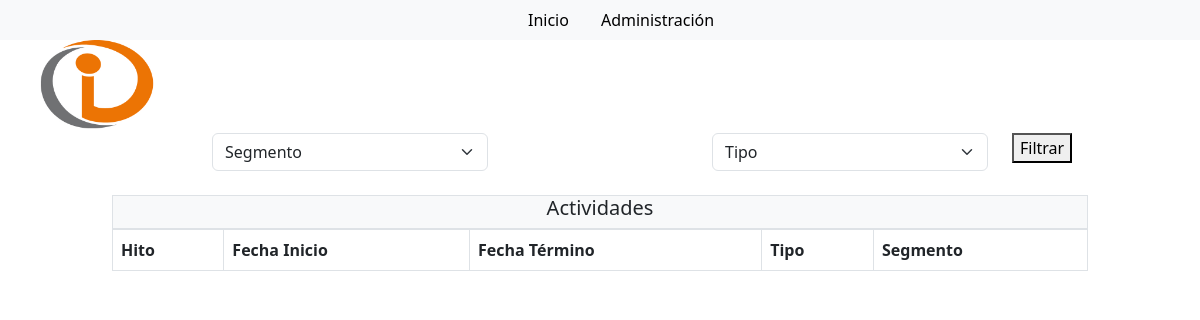
The app's page /, older data.
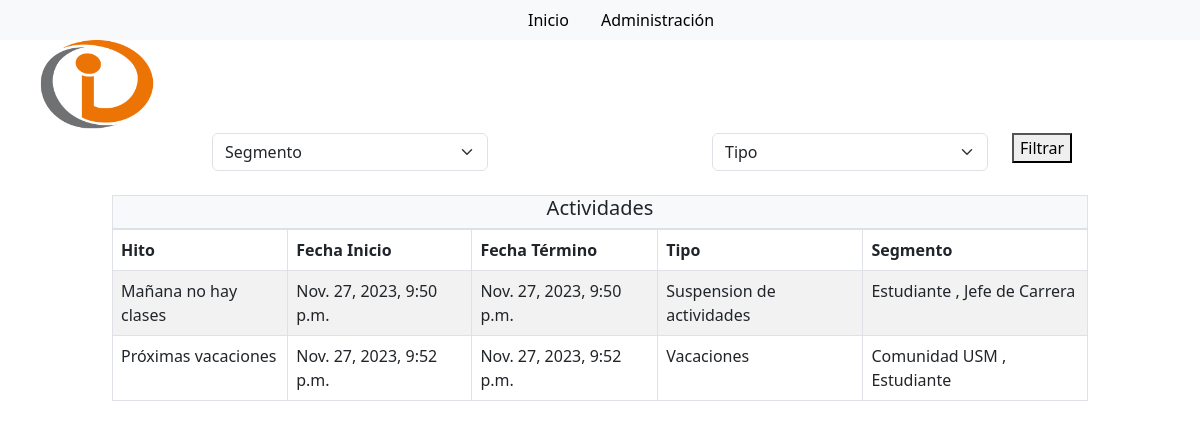
The same page, newer data.
### core/models.py (models this page shows, shortened)
class Evento(models.Model):
    fecha_inicio = models.DateTimeField(auto_now_add=False)
    fecha_termino = models.DateTimeField(auto_now_add=False)
    Titulo = models.CharField(max_length=55)
    Descripcion = models.CharField(max_length=105)
    TIPO_CHOICES = [
        ('V', 'Vacaciones'),
        ('F', 'Feriado'),
        ('S_A', 'Suspension de actividades'),
        ('S_A_PM', 'Suspension de actividades (PM)'),
        ('P', 'Periodo Lectivo'),
        ('S_E', 'Suspension de evaluaciones'),
        ('C', 'Ceremonia'),
        ('E', 'EDDA'),
        ('A', 'Ayudantias'),
        ('H', 'Hito Academico'),
        ('S', 'Secretaria Academica'),
        ('Q', 'QAI'),
    ]
    Tipo = models.CharField(max_length=30, choices=TIPO_CHOICES)
    Segmento = models.ManyToManyField(Segmento, related_name='eventos')

class Segmento(models.Model):
    SEGMENTO_CHOICES = [
        ('Comunidad USM', 'Comunidad USM'),
        ('Estudiante', 'Estudiante'),
        ('Profesor', 'Profesor'),
        ('Jefe de Carrera', 'Jefe de Carrera'),
    ]
    nombre = models.CharField(max_length=35, choices=SEGMENTO_CHOICES)

### core/views.py (the view, shortened to what this page needs)
# urls.py: path('', views.index, name='home'),
def index(request):
    title = ""
    eventos = Evento.objects.all()
    form = EventoFilter(request.GET)
    data = {
        "title": title,
        'segmentos_totales': Segmento.objects.count(),
        'segmentos': Segmento.objects.all(),
        'tipos': Evento.TIPO_CHOICES,
        'eventos': eventos,
        'form': form
    }
    return render(request, 'base.html', data)

### core/forms.py
class EventoFilter(forms.ModelForm):
    class Meta:
        model = Evento
        fields = ['Segmento', 'Tipo']
    Segmento = forms.ModelMultipleChoiceField(
        queryset=Segmento.objects.all(),
        widget=forms.CheckboxSelectMultiple,
    )
    Tipo = forms.ChoiceField(choices=Evento.TIPO_CHOICES, required=False)

### core/templates/base.html (shortened to what this page needs)
{% load static %}
<!DOCTYPE html>
<html lang="en">
<head>
    <link rel="stylesheet" href="{% static 'core/css/bootstrap.css' %}"/>
    <link rel="stylesheet" href="{% static 'core/css/estilos.css' %}"/>
</head>
<body>
    <div class="container-fluid">
        <div class="row">
            <div class="col-xl-5 d-none d-xl-block d-xxl-none bg-light"></div>
            <div class="col-xl-7 d-none d-xl-block d-xxl-none bg-light">
                <nav id="navbar">
                    <ul class="nav">
                        <li class="nav-item">
                            <a class="nav-link" style="color: black" href="#">Inicio</a>
                        </li>
                        <li class="nav-item">
                            <a class="nav-link" style="color: black" href="admin/">Administración</a>
                        </li>
                    </ul>
                </nav>
            </div>
        </div>
        <form method="get" action="{% url 'home' %}">
            <div class="row">
                <div class="col-2">
                    <img class="img-fluid" src="{%static 'core\logo_INF.png' %}" alt="Logo Departamento Informática">
                </div>
            </div>
            <div class="row">
                <div class="col-2"></div>
                <div class="col-3">
                    <select class="form-select" name="segmento" aria-label="Default select example">
                        <option selected>Segmento</option>
                    </select>
                </div>
                <div class="col-2"></div>
                <div class="col-3">
                    <select class="form-select" name="tipo" aria-label="Default select example">
                        <option selected>Tipo</option>
                    </select>
                </div>
                <div class="col-2"><button type="submit">Filtrar</button> </div>
            </div> <br>
            <div class="row">
                <div class="col-1"></div>
                <div class="col-10">
                    <div class="text-center border bg-light">
                        <h5>Actividades</h5>
                    </div>
                    <table class="table table-bordered table-striped table-hover">
                        <thead>
                            <tr>
                                <th scope="col">Hito</th>
                                <th scope="col">Fecha Inicio</th>
                                <th scope="col">Fecha Término</th>
                                <th scope="col">Tipo</th>
                                <th scope="col">Segmento</th>
                            </tr>
                        </thead>
                        <tbody>
                            {% for evento in eventos %}
                                <tr>
                                    <td>{{ evento.Titulo }}</td>
                                    <td>{{ evento.fecha_inicio }}</td>
                                    <td>{{ evento.fecha_termino }}</td>
                                    <td>
                                      {{ evento.get_Tipo_display }}
                                    </td>
                                    <td>
                                      {% for segmento in evento.Segmento.all %}
                                          {{ segmento.nombre }}
                                          {% if not forloop.last %}, {% endif %}
                                      {% endfor %}
                                    </td>
                                </tr>
                            {% endfor %}
                        </tbody>
                    </table>
                </div>
            </div>
        </form>
    </div>
</body>
</html>

Row changes from the older to the newer data that the page shows:
added Evento: Titulo "Mañana no hay clases", fecha_inicio "Nov. 27, 2023, 9:50 p.m.", fecha_termino "Nov. 27, 2023, 9:50 p.m.", Tipo "Suspension de actividades"
added Segmento: nombre "Estudiante"
added Segmento: nombre "Jefe de Carrera", shown under "Mañana no hay clases"
added Evento: Titulo "Próximas vacaciones", fecha_inicio "Nov. 27, 2023, 9:52 p.m.", fecha_termino "Nov. 27, 2023, 9:52 p.m.", Tipo "Vacaciones"
now on this page (row unchanged): Segmento: nombre "Comunidad USM", shown under "Próximas vacaciones"
